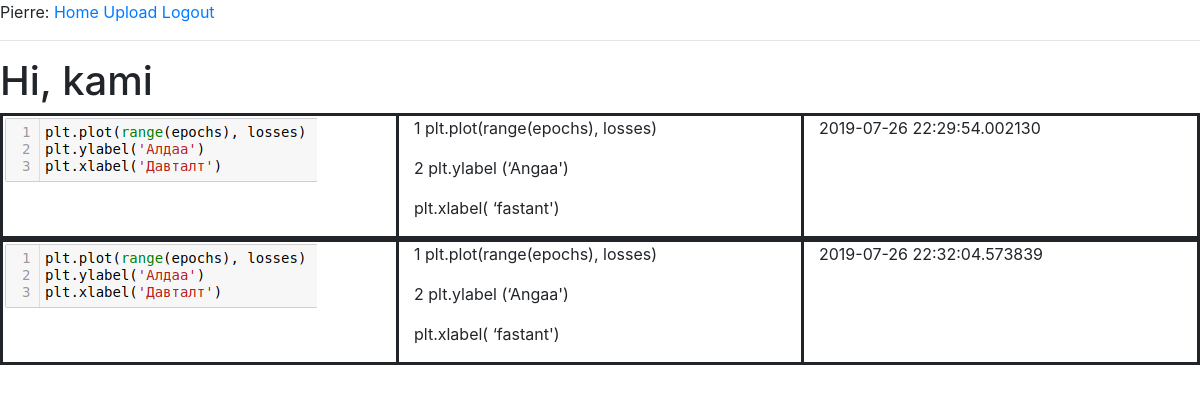
The page /index (signed in) on the database its author committed.
### app/models.py (models this page shows, shortened)
class User(UserMixin, db.Model):
    id = db.Column(db.Integer, primary_key = True)
    username = db.Column(db.String(64), index = True, unique = True)
    email = db.Column(db.String(120), index = True, unique = True)
    password_hash = db.Column(db.String(128))
    posts = db.relationship('Posts', backref='author', lazy='dynamic')

class Posts(db.Model):
    id = db.Column(db.Integer, primary_key = True)
    body = db.Column(db.String(140), nullable = False, default = '')
    image_file = db.Column(db.String(20), nullable = False)
    timestamp = db.Column(db.DateTime, index = True, default = datetime.utcnow)
    user_id = db.Column(db.Integer, db.ForeignKey('user.id'))

### app/routes.py (the view)
@app.route('/')
@app.route('/index')
@login_required
def index():
	return render_template('index.html', images=Posts.query.all(), title='Home')

### app/models.py (called while the page is built)
@login.user_loader
def load_user(id):
    return User.query.get(int(id))

### app/templates/index.html
{% extends "base.html" %}
{% block content %}
    <h1>Hi, {{ current_user.username }}</h1>
    {% if images %}
        {% for image in images %}
        <div style="border-style:solid">
            <div class="row">
                <div class="col-4">
                        <img src="{{image.image_file}}" style="max-width: 400px">
                    </div>
                    <div class="col-4" style="border-right-style: solid; border-left-style:solid">
                        {% for text in image.body.split('<br>') %}
                            <p> {{text}} </p>
                        {% endfor%}
                        </div>
                    <div class="col-4">
                        {{image.timestamp}}
                    </div>
                </div>
            </div>
        {% endfor %}
    {% endif %}
{% endblock %}

### rows shown on the page
User: username "kami"
Posts: image_file (picture), text "1 plt.plot(range(epochs), losses)" "2 plt.ylabel (‘Angaa')" "plt.xlabel( ‘fastant')", timestamp "2019-07-26 22:29:54.002130"
Posts: image_file (picture), text "1 plt.plot(range(epochs), losses)" "2 plt.ylabel (‘Angaa')" "plt.xlabel( ‘fastant')", timestamp "2019-07-26 22:32:04.573839"
